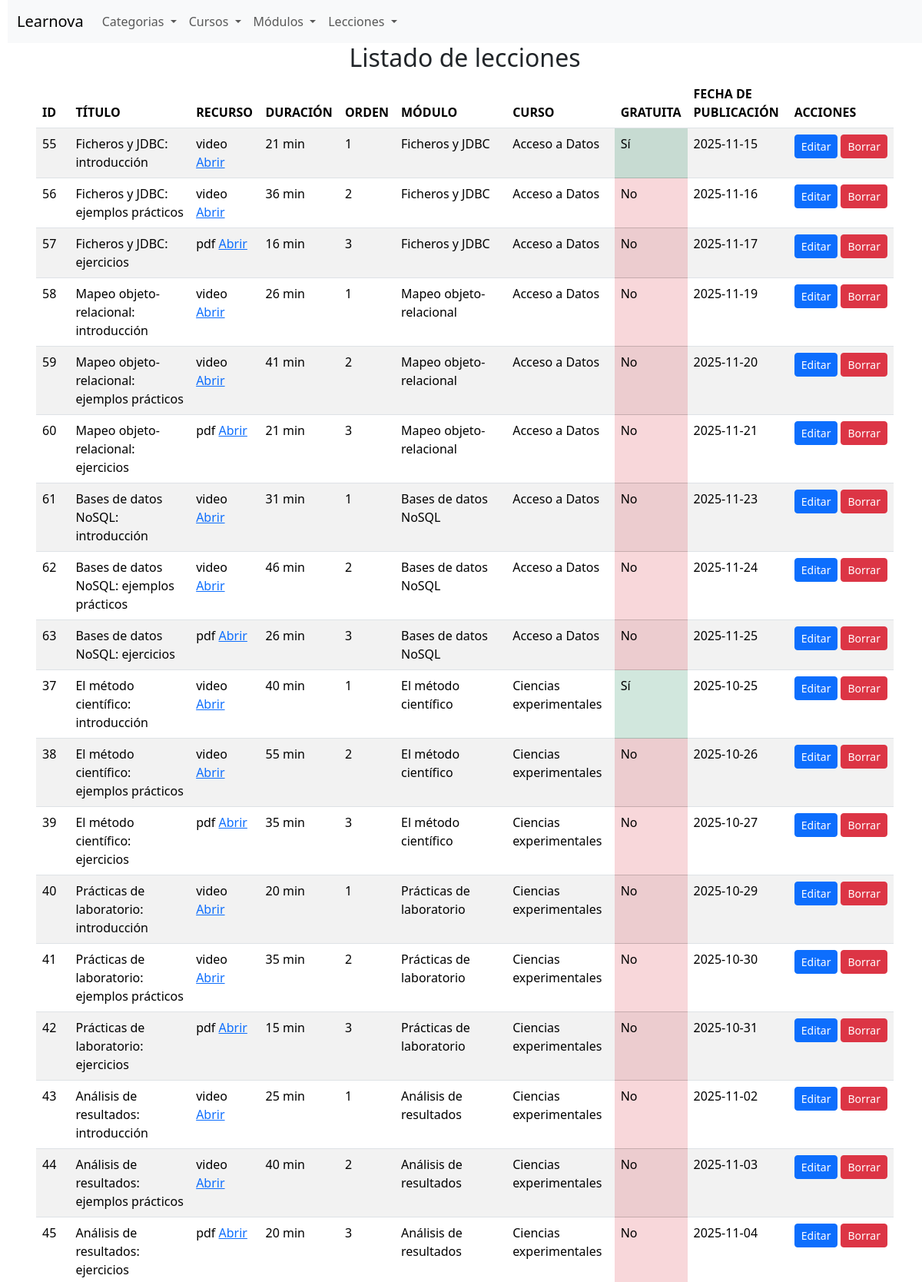
The page /listado_lecciones.php (upper part) on the database its author committed.
### tables this page shows
CREATE TABLE lecciones (
    id                INT          NOT NULL AUTO_INCREMENT,
    modulo_id         INT          NOT NULL,
    titulo            VARCHAR(150) NOT NULL,                 
    tipo_recurso      ENUM('video','pdf','audio','imagen','texto') NOT NULL DEFAULT 'video',
    recurso_url       VARCHAR(255) NULL,                     
    duracion_min      INT          NOT NULL DEFAULT 0,       
    orden             INT          NOT NULL,                 
    gratuita          TINYINT(1)   NOT NULL DEFAULT 0,
    fecha_publicacion DATE         NOT NULL,
    PRIMARY KEY (id),
    UNIQUE KEY uq_leccion_orden (modulo_id, orden),          
    CONSTRAINT fk_lecciones_modulo FOREIGN KEY (modulo_id)
        REFERENCES modulos (id) ON UPDATE CASCADE ON DELETE CASCADE,
    CONSTRAINT chk_lecciones_duracion CHECK (duracion_min >= 0),
    CONSTRAINT chk_lecciones_orden CHECK (orden > 0)
);

CREATE TABLE modulos (
    id              INT          NOT NULL AUTO_INCREMENT,
    curso_id        INT          NOT NULL,
    titulo          VARCHAR(150) NOT NULL,                   
    descripcion     VARCHAR(255) NULL,
    orden           INT          NOT NULL,                   
    obligatorio     TINYINT(1)   NOT NULL DEFAULT 1,
    fecha_creacion  DATE         NOT NULL,
    PRIMARY KEY (id),
    UNIQUE KEY uq_modulo_orden (curso_id, orden),            
    CONSTRAINT fk_modulos_curso FOREIGN KEY (curso_id)
        REFERENCES cursos (id) ON UPDATE CASCADE ON DELETE CASCADE,
    CONSTRAINT chk_modulos_orden CHECK (orden > 0)
);

CREATE TABLE cursos (
    id                INT           NOT NULL AUTO_INCREMENT,
    categoria_id      INT           NOT NULL,
    titulo            VARCHAR(150)  NOT NULL,
    descripcion       TEXT          NULL,
    nivel             ENUM('basico','intermedio','avanzado') NOT NULL DEFAULT 'basico',   
    duracion_horas    INT           NOT NULL,
    precio            DECIMAL(8,2)  NOT NULL DEFAULT 0.00,
    publicado         TINYINT(1)    NOT NULL DEFAULT 0,
    fecha_publicacion DATE          NOT NULL,
    PRIMARY KEY (id),
    KEY idx_cursos_categoria (categoria_id),
    CONSTRAINT fk_cursos_categoria FOREIGN KEY (categoria_id)
        REFERENCES categorias (id) ON UPDATE CASCADE ON DELETE RESTRICT,
    CONSTRAINT chk_cursos_precio CHECK (precio >= 0),
    CONSTRAINT chk_cursos_duracion CHECK (duracion_horas > 0)
);

### funciones_lecciones.php (the view, shortened to what this page needs)
<?php
function mostrarListadoLecciones($resultado, $encabezado, $sinResultados)
{
    echo "<div class='container'>";
    echo "<h2 class='text-center'>" . htmlspecialchars($encabezado, ENT_QUOTES, 'UTF-8') . "</h2>";
    echo "<div class='table-responsive'><table class='table table-striped'>";
    echo "<thead><tr><th>ID</th><th>TÍTULO</th><th>RECURSO</th><th>DURACIÓN</th><th>ORDEN</th><th>MÓDULO</th><th>CURSO</th><th>GRATUITA</th><th>FECHA DE PUBLICACIÓN</th><th>ACCIONES</th></tr></thead><tbody>";
    while ($fila = mysqli_fetch_assoc($resultado)) {
        echo "<tr>";
        echo "<td>" . (int)$fila['leccion_id'] . "</td>";
        echo "<td>" . htmlspecialchars($fila['titulo'], ENT_QUOTES, 'UTF-8') . "</td>";
        echo "<td>" . htmlspecialchars($fila['tipo_recurso'], ENT_QUOTES, 'UTF-8');
        if ($fila['recurso_url'] !== null && $fila['recurso_url'] !== '') {
            $url = trim($fila['recurso_url']);
            if (filter_var($url, FILTER_VALIDATE_URL) && in_array(strtolower((string)parse_url($url, PHP_URL_SCHEME)), array('http', 'https'), true)) {
                echo " <a href='" . htmlspecialchars($url, ENT_QUOTES, 'UTF-8') . "' target='_blank' rel='noopener noreferrer'>Abrir</a>";
            } else {
                echo " (" . htmlspecialchars($url, ENT_QUOTES, 'UTF-8') . ")";
            }
        }
        echo "</td>";
        echo "<td>" . (int)$fila['duracion_min'] . " min</td>";
        echo "<td>" . (int)$fila['orden'] . "</td>";
        echo "<td>" . htmlspecialchars($fila['modulo_titulo'], ENT_QUOTES, 'UTF-8') . "</td>";
        echo "<td>" . htmlspecialchars($fila['curso_titulo'], ENT_QUOTES, 'UTF-8') . "</td>";
        echo "<td class='" . ((int)$fila['gratuita'] === 1 ? 'table-success' : 'table-danger') . "'>" . ((int)$fila['gratuita'] === 1 ? 'Sí' : 'No') . "</td>";
        echo "<td>" . htmlspecialchars($fila['fecha_publicacion'], ENT_QUOTES, 'UTF-8') . "</td>";
        echo "<td class='text-nowrap'>";
        echo "<a class='btn btn-sm btn-primary me-1' href='editar_leccion.php?id=" . (int)$fila['leccion_id'] . "'>Editar</a>";
        echo "<form class='d-inline' action='proceso_borrar_leccion.php' method='post' onsubmit=\"return confirm('¿Seguro que quieres borrar esta lección?');\">";
        echo "<button type='submit' class='btn btn-sm btn-danger'>Borrar</button>";
        echo "</form></td>";
        echo "</tr>";
    }
    echo "</tbody></table></div></div>";
}
?>

### rows shown on the page
lecciones: id "55", titulo "Ficheros y JDBC: introducción", tipo_recurso "video", duracion_min "21", orden "1", modulo.titulo "Ficheros y JDBC", cursos.titulo "Acceso a Datos", gratuita "Sí", fecha_publicacion "2025-11-15"
lecciones: id "56", titulo "Ficheros y JDBC: ejemplos prácticos", tipo_recurso "video", duracion_min "36", orden "2", modulo.titulo "Ficheros y JDBC", cursos.titulo "Acceso a Datos", gratuita "No", fecha_publicacion "2025-11-16"
lecciones: id "57", titulo "Ficheros y JDBC: ejercicios", tipo_recurso "pdf", duracion_min "16", orden "3", modulo.titulo "Ficheros y JDBC", cursos.titulo "Acceso a Datos", gratuita "No", fecha_publicacion "2025-11-17"
lecciones: id "58", titulo "Mapeo objeto-relacional: introducción", tipo_recurso "video", duracion_min "26", orden "1", modulo.titulo "Mapeo objeto-relacional", cursos.titulo "Acceso a Datos", gratuita "No", fecha_publicacion "2025-11-19"
lecciones: id "59", titulo "Mapeo objeto-relacional: ejemplos prácticos", tipo_recurso "video", duracion_min "41", orden "2", modulo.titulo "Mapeo objeto-relacional", cursos.titulo "Acceso a Datos", gratuita "No", fecha_publicacion "2025-11-20"
lecciones: id "60", titulo "Mapeo objeto-relacional: ejercicios", tipo_recurso "pdf", duracion_min "21", orden "3", modulo.titulo "Mapeo objeto-relacional", cursos.titulo "Acceso a Datos", gratuita "No", fecha_publicacion "2025-11-21"
lecciones: id "61", titulo "Bases de datos NoSQL: introducción", tipo_recurso "video", duracion_min "31", orden "1", modulo.titulo "Bases de datos NoSQL", cursos.titulo "Acceso a Datos", gratuita "No", fecha_publicacion "2025-11-23"
lecciones: id "62", titulo "Bases de datos NoSQL: ejemplos prácticos", tipo_recurso "video", duracion_min "46", orden "2", modulo.titulo "Bases de datos NoSQL", cursos.titulo "Acceso a Datos", gratuita "No", fecha_publicacion "2025-11-24"
lecciones: id "63", titulo "Bases de datos NoSQL: ejercicios", tipo_recurso "pdf", duracion_min "26", orden "3", modulo.titulo "Bases de datos NoSQL", cursos.titulo "Acceso a Datos", gratuita "No", fecha_publicacion "2025-11-25"
lecciones: id "37", titulo "El método científico: introducción", tipo_recurso "video", duracion_min "40", orden "1", modulo.titulo "El método científico", cursos.titulo "Ciencias experimentales", gratuita "Sí", fecha_publicacion "2025-10-25"
lecciones: id "38", titulo "El método científico: ejemplos prácticos", tipo_recurso "video", duracion_min "55", orden "2", modulo.titulo "El método científico", cursos.titulo "Ciencias experimentales", gratuita "No", fecha_publicacion "2025-10-26"
lecciones: id "39", titulo "El método científico: ejercicios", tipo_recurso "pdf", duracion_min "35", orden "3", modulo.titulo "El método científico", cursos.titulo "Ciencias experimentales", gratuita "No", fecha_publicacion "2025-10-27"
lecciones: id "40", titulo "Prácticas de laboratorio: introducción", tipo_recurso "video", duracion_min "20", orden "1", modulo.titulo "Prácticas de laboratorio", cursos.titulo "Ciencias experimentales", gratuita "No", fecha_publicacion "2025-10-29"
lecciones: id "41", titulo "Prácticas de laboratorio: ejemplos prácticos", tipo_recurso "video", duracion_min "35", orden "2", modulo.titulo "Prácticas de laboratorio", cursos.titulo "Ciencias experimentales", gratuita "No", fecha_publicacion "2025-10-30"
lecciones: id "42", titulo "Prácticas de laboratorio: ejercicios", tipo_recurso "pdf", duracion_min "15", orden "3", modulo.titulo "Prácticas de laboratorio", cursos.titulo "Ciencias experimentales", gratuita "No", fecha_publicacion "2025-10-31"
lecciones: id "43", titulo "Análisis de resultados: introducción", tipo_recurso "video", duracion_min "25", orden "1", modulo.titulo "Análisis de resultados", cursos.titulo "Ciencias experimentales", gratuita "No", fecha_publicacion "2025-11-02"
lecciones: id "44", titulo "Análisis de resultados: ejemplos prácticos", tipo_recurso "video", duracion_min "40", orden "2", modulo.titulo "Análisis de resultados", cursos.titulo "Ciencias experimentales", gratuita "No", fecha_publicacion "2025-11-03"
lecciones: id "45", titulo "Análisis de resultados: ejercicios", tipo_recurso "pdf", duracion_min "20", orden "3", modulo.titulo "Análisis de resultados", cursos.titulo "Ciencias experimentales", gratuita "No", fecha_publicacion "2025-11-04"

### other values the page prints
$encabezado "Listado de lecciones"
